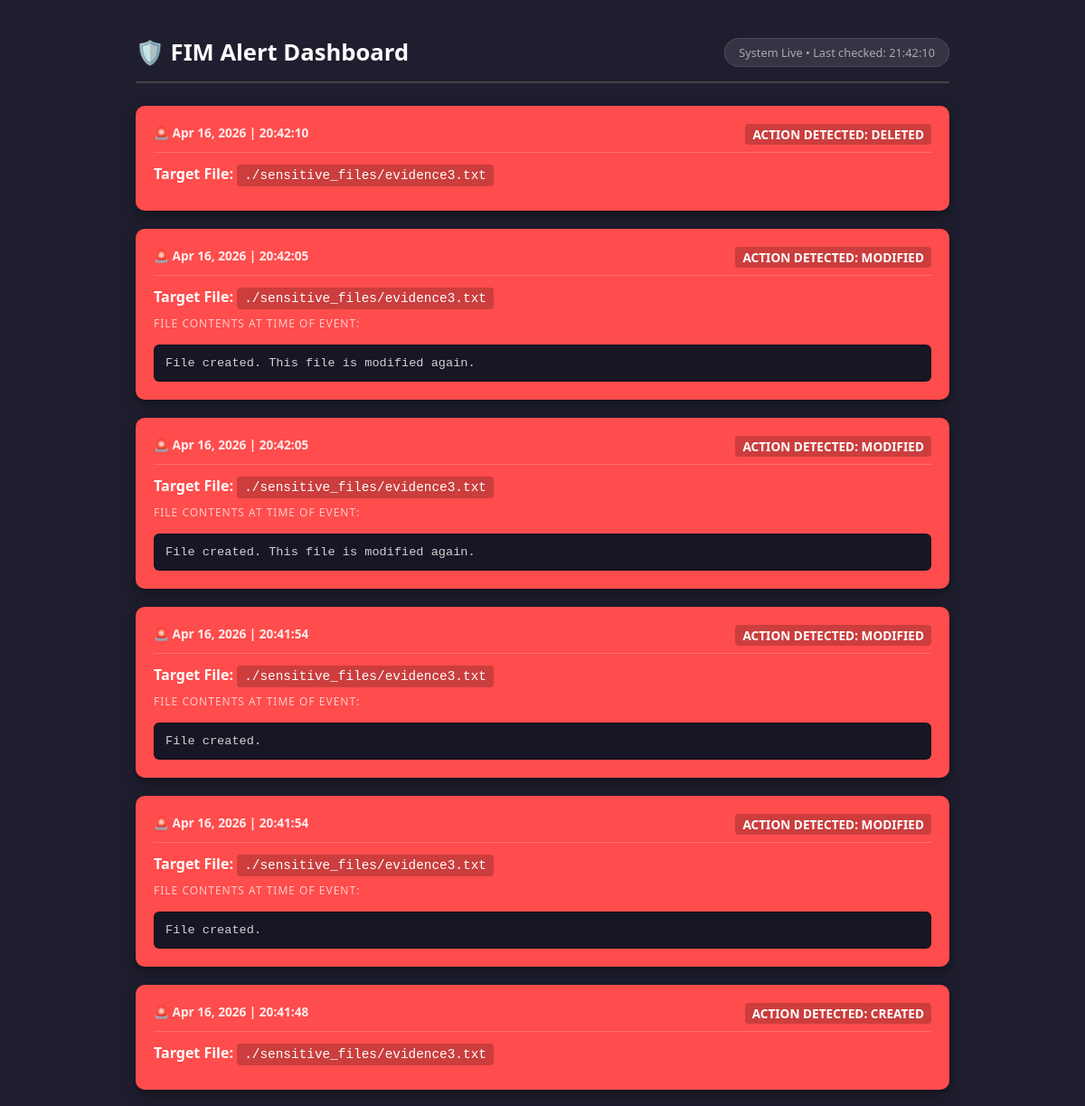
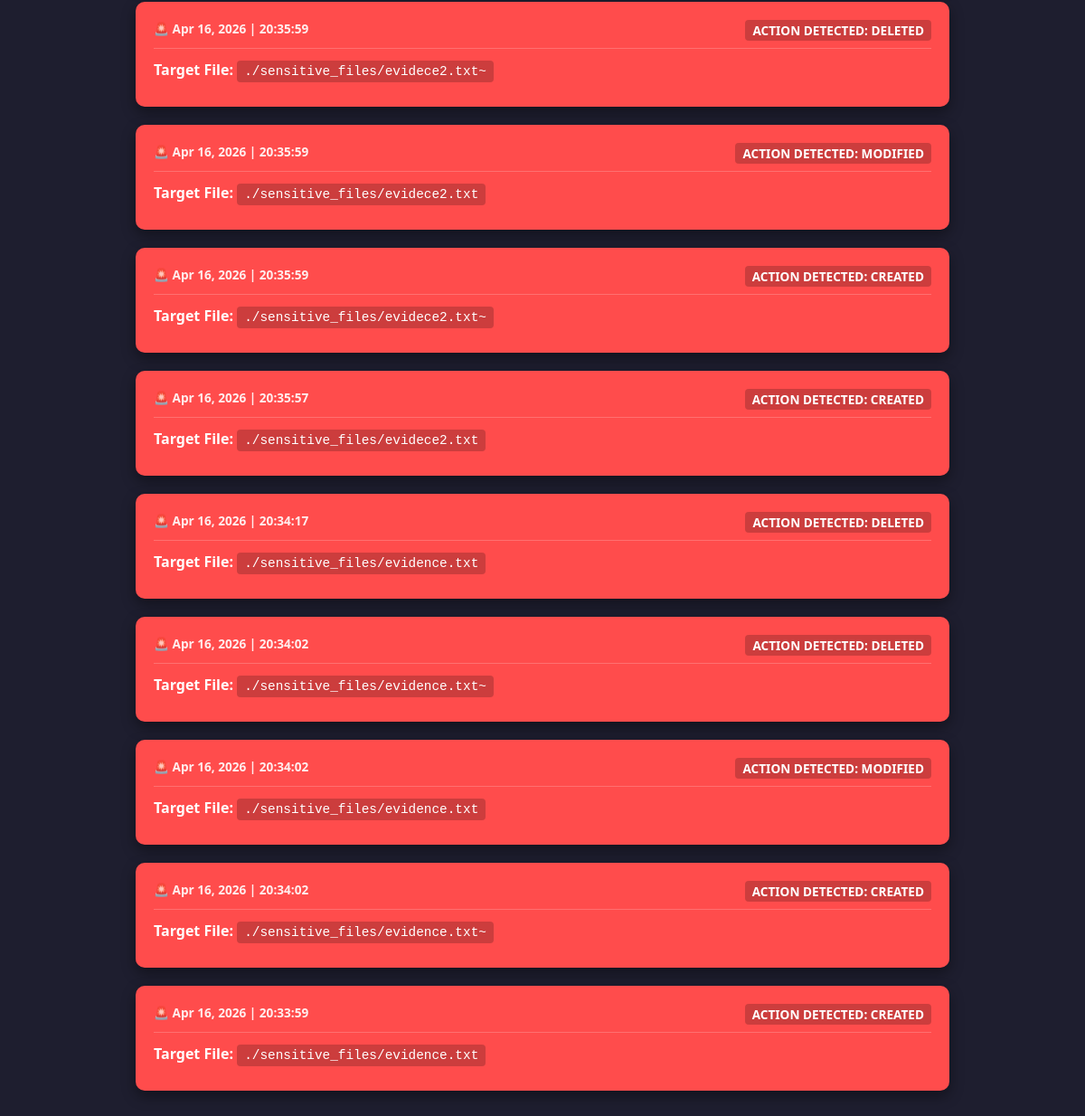
The app's page /alerts/ with its own data (2 pictures, top to bottom).
### alerts/models.py (models this page shows, shortened)
class Alert(models.Model):
    timestamp = models.DateTimeField(auto_now_add=True)
    file_path = models.CharField(max_length=255)
    message = models.CharField(max_length=255)
    content = models.TextField(blank=True, null=True)

### alerts/views.py (the view)
# urls.py: path('', views.dashboard, name='dashboard'),
def dashboard(request):
    alerts = Alert.objects.all().order_by('-timestamp')
    return render(request, 'alerts/dashboard.html', {'alerts': alerts})

### alerts/templates/alerts/dashboard.html (shortened to what this page needs)
<!DOCTYPE html>
<html lang="en">
<head>
</head>
<body>
    <div class="container">
        <header>
            <h1>🛡️ FIM Alert Dashboard</h1>
            <div class="status-pill">System Live • Last checked: {% now "H:i:s" %}</div>
        </header>
        {% if alerts %}
            {% for alert in alerts %}
                <div class="alert-box">
                    <div class="alert-header">
                        <span class="alert-time">🚨 {{ alert.timestamp|date:"M d, Y | H:i:s" }}</span>
                        <span class="alert-action">{{ alert.message }}</span>
                    </div>
                    <div style="margin-bottom: 10px;">
                        <strong>Target File:</strong> <span class="file-path">{{ alert.file_path }}</span>
                    </div>
                    {% if alert.content %}
                        <span class="content-label">File Contents at time of event:</span>
                        <div class="content-preview">{{ alert.content }}</div>
                    {% endif %}
                </div>
            {% endfor %}
        {% else %}
            <div class="secure-msg">
                ✅ System integrity verified. No unauthorized file changes detected.
            </div>
        {% endif %}
    </div>
</body>
</html>

### alerts/templates/alerts/dashboard.html (style rules this page uses)
:root { --bg-color: #1e1e2f; --card-bg: #2a2a40; --danger: #ff4c4c; --success: #28a745; --text: #ffffff; --code-bg: #161625; }
body { font-family: 'Segoe UI', system-ui, -apple-system, sans-serif; margin: 0; padding: 40px; background-color: var(--bg-color); color: var(--text); display: flex; justify-content: center; }
.container { width: 100%; max-width: 900px; }
header { display: flex; justify-content: space-between; align-items: center; border-bottom: 2px solid #444; margin-bottom: 25px; padding-bottom: 15px; }
h1 { margin: 0; font-size: 1.6rem; display: flex; align-items: center; gap: 10px; }
.status-pill { font-size: 0.8rem; background: rgba(255,255,255,0.1); padding: 6px 15px; border-radius: 20px; color: #aaa; border: 1px solid rgba(255,255,255,0.1); }
.alert-box { background-color: var(--danger); color: white; padding: 20px; margin-bottom: 20px; border-radius: 10px; box-shadow: 0 6px 15px rgba(0,0,0,0.4); animation: slideIn 0.3s ease-out; }
.alert-header { display: flex; justify-content: space-between; border-bottom: 1px solid rgba(255,255,255,0.2); padding-bottom: 8px; margin-bottom: 12px; }
.alert-time { font-size: 0.85em; font-weight: bold; opacity: 0.9; }
.alert-action { font-size: 0.85em; font-weight: 900; background: rgba(0,0,0,0.2); padding: 2px 8px; border-radius: 4px; text-transform: uppercase; }
.file-path { font-family: 'Fira Code', 'Courier New', monospace; background: rgba(0,0,0,0.2); padding: 4px 8px; border-radius: 4px; font-size: 0.9em; word-break: break-all; }
.content-preview { margin-top: 15px; background-color: var(--code-bg); color: #d1d1d1; padding: 12px; border-radius: 6px; font-family: 'Consolas', 'Monaco', monospace; font-size: 0.85em; white-space: pre-wrap; max-height: 200px; overflow-y: auto; border: 1px solid rgba(0,0,0,0.3); }
.content-label { font-size: 0.75rem; text-transform: uppercase; letter-spacing: 1px; margin-bottom: 5px; opacity: 0.7; display: block; }

### records on screen
Alert: timestamp|H "Apr 16, 2026 | 20:42:10", message "ACTION DETECTED: DELETED", file_path "./sensitive_files/evidence3.txt"
Alert: timestamp|H "Apr 16, 2026 | 20:42:05", message "ACTION DETECTED: MODIFIED", file_path "./sensitive_files/evidence3.txt", content "File created. This file is modified again."
Alert: timestamp|H "Apr 16, 2026 | 20:42:05", message "ACTION DETECTED: MODIFIED", file_path "./sensitive_files/evidence3.txt", content "File created. This file is modified again."
Alert: timestamp|H "Apr 16, 2026 | 20:41:54", message "ACTION DETECTED: MODIFIED", file_path "./sensitive_files/evidence3.txt", content "File created."
Alert: timestamp|H "Apr 16, 2026 | 20:41:54", message "ACTION DETECTED: MODIFIED", file_path "./sensitive_files/evidence3.txt", content "File created."
Alert: timestamp|H "Apr 16, 2026 | 20:41:48", message "ACTION DETECTED: CREATED", file_path "./sensitive_files/evidence3.txt"
Alert: timestamp|H "Apr 16, 2026 | 20:35:59", message "ACTION DETECTED: DELETED", file_path "./sensitive_files/evidece2.txt~"
Alert: timestamp|H "Apr 16, 2026 | 20:35:59", message "ACTION DETECTED: MODIFIED", file_path "./sensitive_files/evidece2.txt"
Alert: timestamp|H "Apr 16, 2026 | 20:35:59", message "ACTION DETECTED: CREATED", file_path "./sensitive_files/evidece2.txt~"
Alert: timestamp|H "Apr 16, 2026 | 20:35:57", message "ACTION DETECTED: CREATED", file_path "./sensitive_files/evidece2.txt"
Alert: timestamp|H "Apr 16, 2026 | 20:34:17", message "ACTION DETECTED: DELETED", file_path "./sensitive_files/evidence.txt"
Alert: timestamp|H "Apr 16, 2026 | 20:34:02", message "ACTION DETECTED: DELETED", file_path "./sensitive_files/evidence.txt~"
Alert: timestamp|H "Apr 16, 2026 | 20:34:02", message "ACTION DETECTED: MODIFIED", file_path "./sensitive_files/evidence.txt"
Alert: timestamp|H "Apr 16, 2026 | 20:34:02", message "ACTION DETECTED: CREATED", file_path "./sensitive_files/evidence.txt~"
Alert: timestamp|H "Apr 16, 2026 | 20:33:59", message "ACTION DETECTED: CREATED", file_path "./sensitive_files/evidence.txt"
